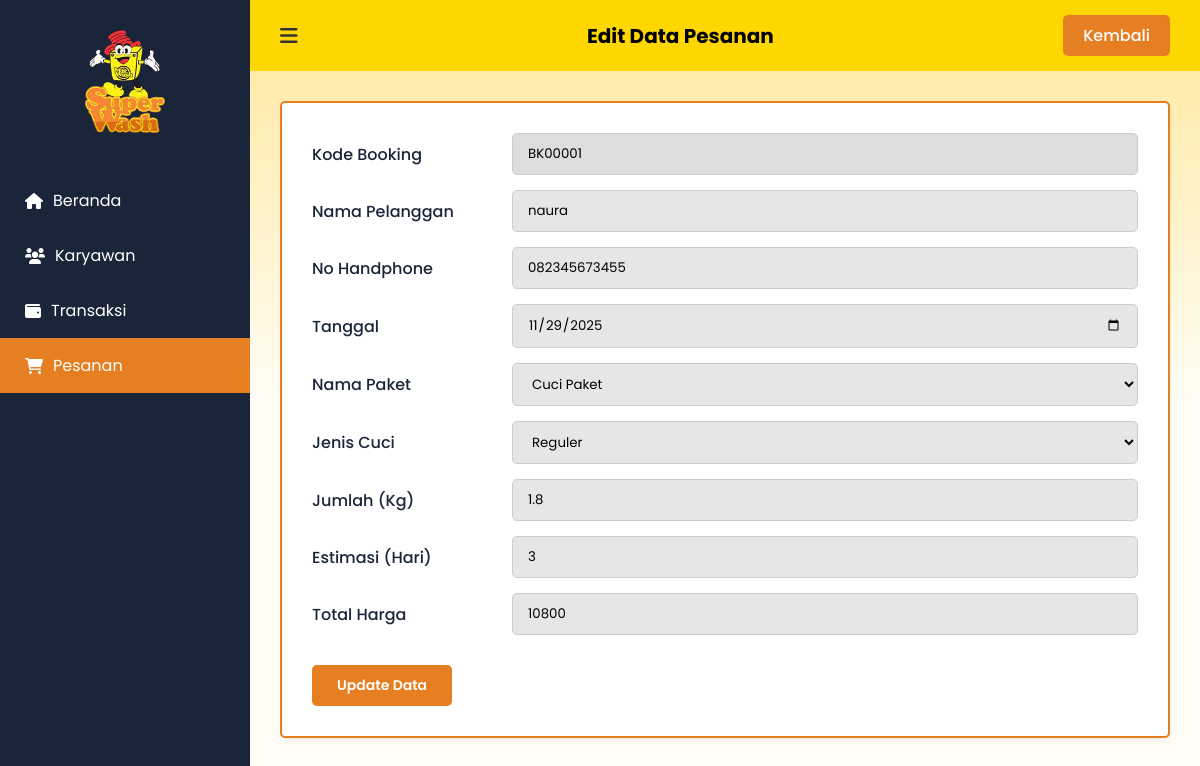
The page /owner/editpesanan.php?id=BK00001 on the database its author committed.
### tables this page shows
CREATE TABLE `pemesanan` (
  `kode_booking` varchar(10) NOT NULL,
  `nama_pelanggan` varchar(100) DEFAULT NULL,
  `no_handphone` varchar(15) DEFAULT NULL,
  `tanggal` date DEFAULT NULL,
  `nama_paket` varchar(50) DEFAULT NULL,
  `jenis_cuci` varchar(20) DEFAULT NULL,
  `jumlah` decimal(10,1) DEFAULT NULL,
  `estimasi` int DEFAULT NULL,
  `total_harga` int DEFAULT NULL,
  `updated_at` timestamp NULL DEFAULT CURRENT_TIMESTAMP ON UPDATE CURRENT_TIMESTAMP
);

### owner/editpesanan.php (the view, shortened to what this page needs)
<?php
include '../koneksi.php';
$id = $_GET['id'];
$query = mysqli_query($koneksi, "SELECT * FROM pemesanan WHERE kode_booking='$id'");
$data  = mysqli_fetch_array($query);
?>
<!DOCTYPE html>
<html lang="id">
<head>
    <link rel="stylesheet" href="https://cdnjs.cloudflare.com/ajax/libs/font-awesome/6.0.0/css/all.min.css">
    <link rel="stylesheet" href="../css/style.css?t=<?php echo time(); ?>">
</head>
<body>
<div class="container">
    <aside class="sidebar" id="sidebar">
        <div class="logo-area">
            <div class="logo-placeholder"><span><img src="../img/superwash_logo.png" alt=""></span></div>
        </div>
        <nav class="menu">
            <a href="index.php"><i class="fa-solid fa-house"></i> Beranda</a>
            <a href="karyawan.php"><i class="fa-solid fa-users"></i> Karyawan</a>
            <a href="transaksi.php"><i class="fa-solid fa-wallet"></i> Transaksi</a>
            <a href="pesanan.php" class="active"><i class="fa-solid fa-cart-shopping"></i> Pesanan</a>
        </nav>
    </aside>
    <main class="main-content">
        <header class="top-bar">
            <div class="left-nav"><button id="toggleSidebar"><i class="fa-solid fa-bars"></i></button></div>
            <h2 class="page-title" style="position: static; transform: none; margin: 0 auto;">Edit Data Pesanan</h2>
            <a href="pesanan.php" class="btn-back-header">Kembali</a>
        </header>
        <section class="form-section-wrapper">
            <div class="form-card">
                <form action="proses_edit_pesanan.php" method="POST">
                    <div class="form-row">
                        <label>Kode Booking</label>
                        <input type="text" name="kode_booking" value="<?= $data['kode_booking'] ?>" readonly style="cursor: not-allowed; background-color: #ddd;">
                    </div>
                    <div class="form-row">
                        <label>Nama Pelanggan</label>
                        <input type="text" name="nama_pelanggan" value="<?= $data['nama_pelanggan'] ?>" required>
                    </div>
                    <div class="form-row">
                        <label>No Handphone</label>
                        <input type="text" name="no_handphone" value="<?= $data['no_handphone'] ?>" required>
                    </div>
                    <div class="form-row">
                        <label>Tanggal</label>
                        <input type="date" name="tanggal" value="<?= $data['tanggal'] ?>" required>
                    </div>
                    <div class="form-row">
                        <label>Nama Paket</label>
                        <select name="nama_paket">
                            <option value="Cuci Paket" <?= ($data['nama_paket'] == 'Cuci Paket') ? 'selected' : '' ?>>Cuci Paket</option>
                        </select>
                    </div>
                    <div class="form-row">
                        <label>Jenis Cuci</label>
                        <select name="jenis_cuci">
                            <option value="reguler" <?= ($data['jenis_cuci'] == 'reguler') ? 'selected' : '' ?>>Reguler</option>
                        </select>
                    </div>
                    <div class="form-row">
                        <label>Jumlah (Kg)</label>
                        <input type="number" step="0.1" name="jumlah" value="<?= $data['jumlah'] ?>" required>
                    </div>
                    <div class="form-row">
                        <label>Estimasi (Hari)</label>
                        <input type="number" name="estimasi" value="<?= $data['estimasi'] ?>" required>
                    </div>
                    <div class="form-row">
                        <label>Total Harga</label>
                        <input type="number" name="total_harga" value="<?= $data['total_harga'] ?>" required>
                    </div>
                    <div class="form-actions">
                        <button type="submit" class="btn-save">Update Data</button>
                    </div>
                </form>
            </div>
        </section>
    </main>
</div>
</body>
</html>

### css/style.css (style rules this page uses)
* { margin: 0; padding: 0; box-sizing: border-box; font-family: "Poppins", sans-serif; }
body { background-color: #fffdf5; background: linear-gradient(to bottom, #ffe79a 0%, #fffdf5 400px); background-repeat: no-repeat; min-height: 100vh; }
.container { display: flex; min-height: 100vh; }
.sidebar { width: 250px; background-color: #1a253a; color: white; display: flex; flex-direction: column; transition: all 0.3s ease; overflow: hidden; white-space: nowrap; flex-shrink: 0; justify-content: flex-start !important; padding-top: 30px !important; }
.logo-area { padding: 0 10px; margin-top: 0 !important; margin-bottom: 20px; display: flex; flex-direction: column; align-items: center; justify-content: center; text-align: center; }
.logo-area img { width: 80px; height: auto; display: block; }
.menu { margin-top: 20px; }
.menu a { display: block; padding: 15px 25px; color: white; text-decoration: none; font-size: 16px; display: flex; align-items: center; gap: 10px; transition: 0.3s; }
.menu a:hover, .menu a.active { background-color: #e67e22; }
.main-content { flex: 1; display: flex; flex-direction: column; }
.top-bar { background-color: #ffd700; padding: 15px 30px; padding-bottom: 10px; display: flex; justify-content: space-between; align-items: center; position: relative; z-index: 10; }
.page-title { position: absolute; left: 50%; transform: translateX(-50%); font-size: 20px; font-weight: bold; color: #000000; white-space: nowrap; margin: 0; }
.left-nav { display: flex; align-items: center; gap: 15px; }
#toggleSidebar { background: none; border: none; font-size: 20px; cursor: pointer; color: #333; }
.top-bar { background-color: #ffd700; padding: 15px 30px; display: flex; justify-content: space-between; align-items: center; position: relative; z-index: 10; }
.form-section-wrapper { padding: 30px; display: flex; justify-content: center; }
.form-card { background-color: white; width: 100%; padding: 30px; border: 2px solid #e67e22; border-radius: 5px; box-shadow: 0 4px 6px rgba(0, 0, 0, 0.05); }
.btn-back-header { background-color: #e67e22; color: white; padding: 8px 20px; border-radius: 5px; text-decoration: none; font-weight: 500; transition: 0.3s; }
.btn-save { background-color: #e67e22; color: white; border: none; padding: 10px 25px; border-radius: 14px; font-weight: 600; cursor: pointer; font-size: 14px; }

### owner/editpesanan.php (style rules this page uses)
.form-section-wrapper { padding: 30px; display: flex; justify-content: center; }
.form-card { background-color: white; width: 100%; padding: 30px; border: 2px solid #e67e22; border-radius: 5px; box-shadow: 0 4px 6px rgba(0,0,0,0.05); }
.form-row { display: flex; align-items: center; margin-bottom: 15px; }
.form-row label { width: 200px; font-weight: 500; color: #1a253a; }
.form-row input, .form-row select { flex: 1; padding: 10px 15px; border: 1px solid #ccc; border-radius: 5px; background-color: #e6e6e6; outline: none; }
.form-actions { margin-top: 30px; display: flex; gap: 10px; }
.btn-back-header { background-color: #e67e22; color: white; padding: 8px 20px; border-radius: 5px; text-decoration: none; font-weight: 500; }
.btn-save { background-color: #e67e22; color: white; border: none; padding: 10px 25px; border-radius: 5px; font-weight: 600; cursor: pointer; }

### rows shown on the page
pemesanan: kode_booking "BK00001", nama_pelanggan "naura", no_handphone "082345673455", tanggal "11/29/2025", nama_paket "Cuci Paket", jenis_cuci "Reguler", jumlah "1.8", estimasi "3", total_harga "10800"
